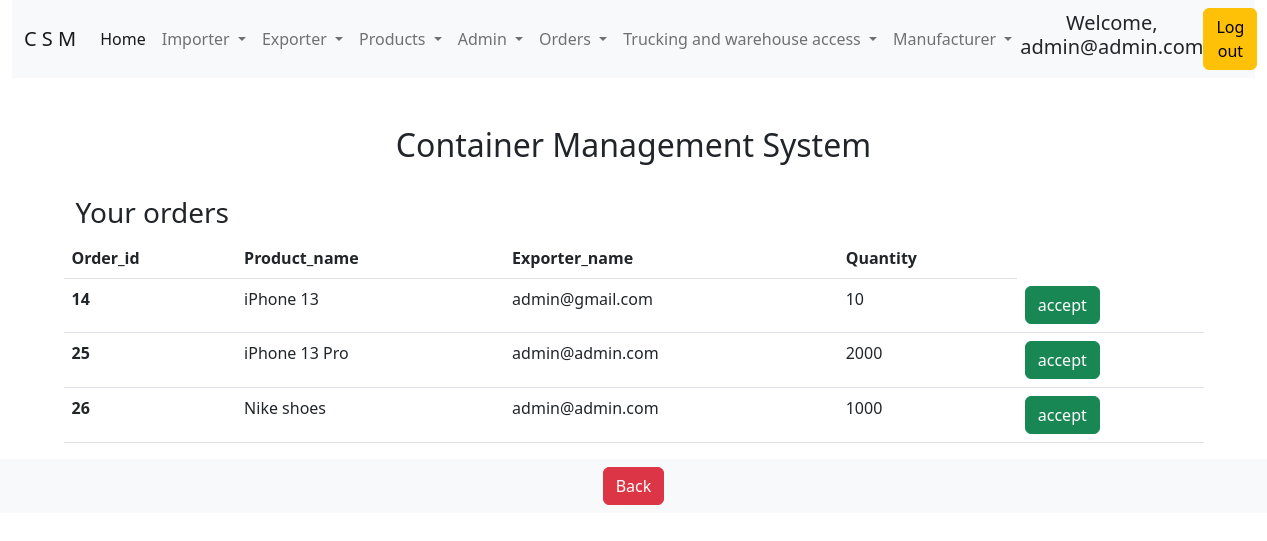
Page /man_received_orders.php (signed in) on the committed database.
### tables this page shows
CREATE TABLE `users` (
  `user_id` bigint(20) NOT NULL,
  `user_name` varchar(30) NOT NULL,
  `password` varchar(100) NOT NULL,
  `user_company` varchar(30) NOT NULL,
  `account_type` varchar(255) NOT NULL,
  `address` varchar(10000) NOT NULL,
  `status` varchar(100) NOT NULL,
  `contact_number` int(10) NOT NULL
);

CREATE TABLE `manufacturer_orders` (
  `order_id` bigint(20) NOT NULL,
  `exporter_company_id` int(11) NOT NULL,
  `harborId` bigint(20) NOT NULL,
  `exporter_name` varchar(200) NOT NULL,
  `product_id` bigint(20) NOT NULL,
  `product_name` varchar(200) NOT NULL,
  `manufacturer_id` bigint(20) NOT NULL,
  `quantity` bigint(20) NOT NULL
);

### functions.php (called while the page is built, shortened)
<?php
function check_login($con)
{
    if(isset($_SESSION['user_name']))
    {
        $user_name = $_SESSION['user_name'];
        $query = "select * from users where user_name = '$user_name' limit 1";
        $result = mysqli_query($con,$query);
        if($result && mysqli_num_rows($result) > 0)
        {
            $user_data = mysqli_fetch_assoc($result);
            return $user_data;
        }
    }
    die;
}

### man_received_orders.php (the view, shortened to what this page needs)
<?php
include("connection.php");
include("functions.php");
$user_data = check_login($con);
$user_id = $user_data['user_id'];
if($_SERVER['REQUEST_METHOD'] == "GET")
{
        $query = "select * from manufacturer_orders where exporter_company_id = '{$user_id}'";
        $result = mysqli_query($con, $query);
        if($result)
        {
            if($result && mysqli_num_rows($result) > 0)
            {
                $orders_data = mysqli_fetch_all($result);
            }
            else
            {
                header("Location: noorder.php");
                die;
            }
        }
    else{
        echo "problem in getting data";
    }
}
?>
<!doctype html>
<html lang="en">
  <head>
    <link href="https://cdn.jsdelivr.net/npm/bootstrap@5.2.1/dist/css/bootstrap.min.css" rel="stylesheet">
  </head>
  <body >
    <div class="container-fluid">
    <nav class="navbar navbar-expand-lg bg-light">
        <div class="container-fluid">
            <a class="navbar-brand" href="#">C S M</a>
            <div class="collapse navbar-collapse" id="navbarScroll">
            <ul class="navbar-nav me-auto my-2 my-lg-0 navbar-nav-scroll" style="--bs-scroll-height: 100px;">
                <li class="nav-item">
                <a class="nav-link active" aria-current="page" href="index.php">Home</a>
                </li>
                <li class="nav-item dropdown">
                    <a class="nav-link dropdown-toggle" href="#" role="button" data-bs-toggle="dropdown" aria-expanded="false">
                        Importer
                    </a>
                </li>
                <li class="nav-item dropdown">
                    <a class="nav-link dropdown-toggle" href="#" role="button" data-bs-toggle="dropdown" aria-expanded="false">
                        Exporter
                    </a>
                </li>
                <li class="nav-item dropdown">
                    <a class="nav-link dropdown-toggle" href="#" role="button" data-bs-toggle="dropdown" aria-expanded="false">
                        Products
                    </a>
                </li>
                <li class="nav-item dropdown">
                    <a class="nav-link dropdown-toggle" href="#" role="button" data-bs-toggle="dropdown" aria-expanded="false">
                        Admin
                    </a>
                </li>
                <li class="nav-item dropdown">
                    <a class="nav-link dropdown-toggle" href="#" role="button" data-bs-toggle="dropdown" aria-expanded="false">
                        Orders
                    </a>
                </li>
                <li class="nav-item dropdown">
                    <a class="nav-link dropdown-toggle" href="#" role="button" data-bs-toggle="dropdown" aria-expanded="false">
                        Trucking and warehouse access
                    </a>
                </li>
                <li class="nav-item dropdown">
                    <a class="nav-link dropdown-toggle" href="#" role="button" data-bs-toggle="dropdown" aria-expanded="false">
                        Manufacturer
                    </a>
                </li>
            </ul>
                <span class="align-middle mr-2">
                    <h1 class="display-4 fs-5 text-center ">Welcome, <?php echo $user_data['user_name']; ?> </h1>
                </span>
                <a href="logout.php">
                    <button class="btn btn-warning  ml-2" type="submit">Log out</button>
                </a>
            </div>
        </div>
    </nav>
</div>
<div class="container">
    <div class="row justify-content-center mt-5">
        <div class="col-6">
            <h1 class="display-4 fs-2 text-center"><b>Container Management System</b></h1>
        </div>
    </div>
      <div class="row mt-4">
          <h1 class="display-4 fs-3 "><b>Your orders</b></h1>
          <table class="table">
            <thead>
                <tr>
                <th scope="col">Order_id</th>
                <th scope="col">Product_name</th>
                <th scope="col">Exporter_name</th>
                <th scope="col">Quantity</th>
                </tr>
            </thead>
            <tbody>
            <?php for ($row = 0; $row < count($orders_data); $row++) {?>
              <tr>
                <th scope="row"><?php echo $orders_data[$row][0] ?></th>
                <td><?php echo $orders_data[$row][5] ?></td>
                <td><?php echo $orders_data[$row][3] ?></td>
                <td><?php echo $orders_data[$row][7] ?></td>
                <td>
                    <form action= "man_received_orders.php" method = "post">
                                    <button type="submit" class="btn btn-success">
                                    <?php echo "accept" ?>
                                    </button>
                                </form>
                </td>
              </tr>
              <?php } ?>
            </tbody>
          </table>
      </div>
</div>
      <footer class="footer">
        <div class=" text-center bg-light">
          <a href="index.php">
              <button class="btn btn-danger  m-2" type="button">Back</button>
          </a>
        </div>
      </footer>
  </body>
</html>

### rows in the picture
users: user_name "admin@admin.com"
manufacturer_orders: order_id "14", product_name "iPhone 13", exporter_name "admin@gmail.com", quantity "10"
manufacturer_orders: order_id "25", product_name "iPhone 13 Pro", exporter_name "admin@admin.com", quantity "2000"
manufacturer_orders: order_id "26", product_name "Nike shoes", exporter_name "admin@admin.com", quantity "1000"
